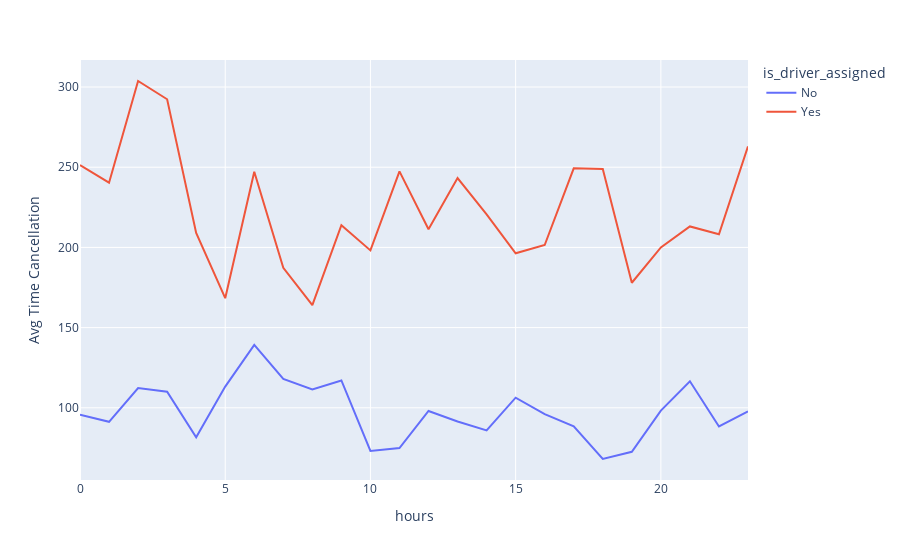

The notebook cell saved with this chart:
### Markdown cell above
3. Plot the average time to cancellation with and without driver, by the hour. If there are any outliers in the data, it would be better to remove them. Can we draw any conclusions from this plot?

### Code cell
time2 = df_new.groupby(['hours', 'is_driver_assigned'])['cancellations_time_in_seconds'].mean().rename("Avg Time Cancellation").reset_index()
time2

fig = px.line(time2, x='hours', y='Avg Time Cancellation', color='is_driver_assigned')
fig.show()

### Figure 1 — Plotly figure (JSON) as saved in the notebook; plotly's stock layout.template omitted (floating-point values rounded to 4 significant figures)
{"data": [{"hovertemplate": "is_driver_assigned=No<br>hours=%{x}<br>Avg Time Cancellation=%{y}<extra></extra>", "legendgroup": "No", "line": {"color": "#636efa", "dash": "solid"}, "marker": {"symbol": "circle"}, "mode": "lines", "name": "No", "orientation": "v", "showlegend": true, "type": "scatter", "x": [0, 1, 2, 3, 4, 5, 6, 7, 8, 9, 10, 11, 12, 13, 14, 15, 16, 17, 18, 19, 20, 21, 22, 23], "xaxis": "x", "y": [95.76, 91.28, 112.3, 110.1, 81.64, 113.2, 139.3, 118.0, 111.4, 117.0, 73.09, 74.91, 98.01, 91.44, 85.9, 106.3, 96.05, 88.51, 68.07, 72.55, 98.24, 116.5, 88.36, 97.71], "yaxis": "y"}, {"hovertemplate": "is_driver_assigned=Yes<br>hours=%{x}<br>Avg Time Cancellation=%{y}<extra></extra>", "legendgroup": "Yes", "line": {"color": "#EF553B", "dash": "solid"}, "marker": {"symbol": "circle"}, "mode": "lines", "name": "Yes", "orientation": "v", "showlegend": true, "type": "scatter", "x": [0, 1, 2, 3, 4, 5, 6, 7, 8, 9, 10, 11, 12, 13, 14, 15, 16, 17, 18, 19, 20, 21, 22, 23], "xaxis": "x", "y": [251.3, 240.4, 303.8, 292.4, 209.0, 168.3, 247.1, 187.2, 164.0, 213.8, 198.1, 247.4, 211.3, 243.2, 220.6, 196.3, 201.5, 249.3, 248.8, 178.0, 200, 213.1, 208.2, 263.0], "yaxis": "y"}], "layout": {"legend": {"title": {"text": "is_driver_assigned"}, "tracegroupgap": 0}, "margin": {"t": 60}, "xaxis": {"anchor": "y", "domain": [0, 1], "title": {"text": "hours"}}, "yaxis": {"anchor": "x", "domain": [0, 1], "title": {"text": "Avg Time Cancellation"}}}}
